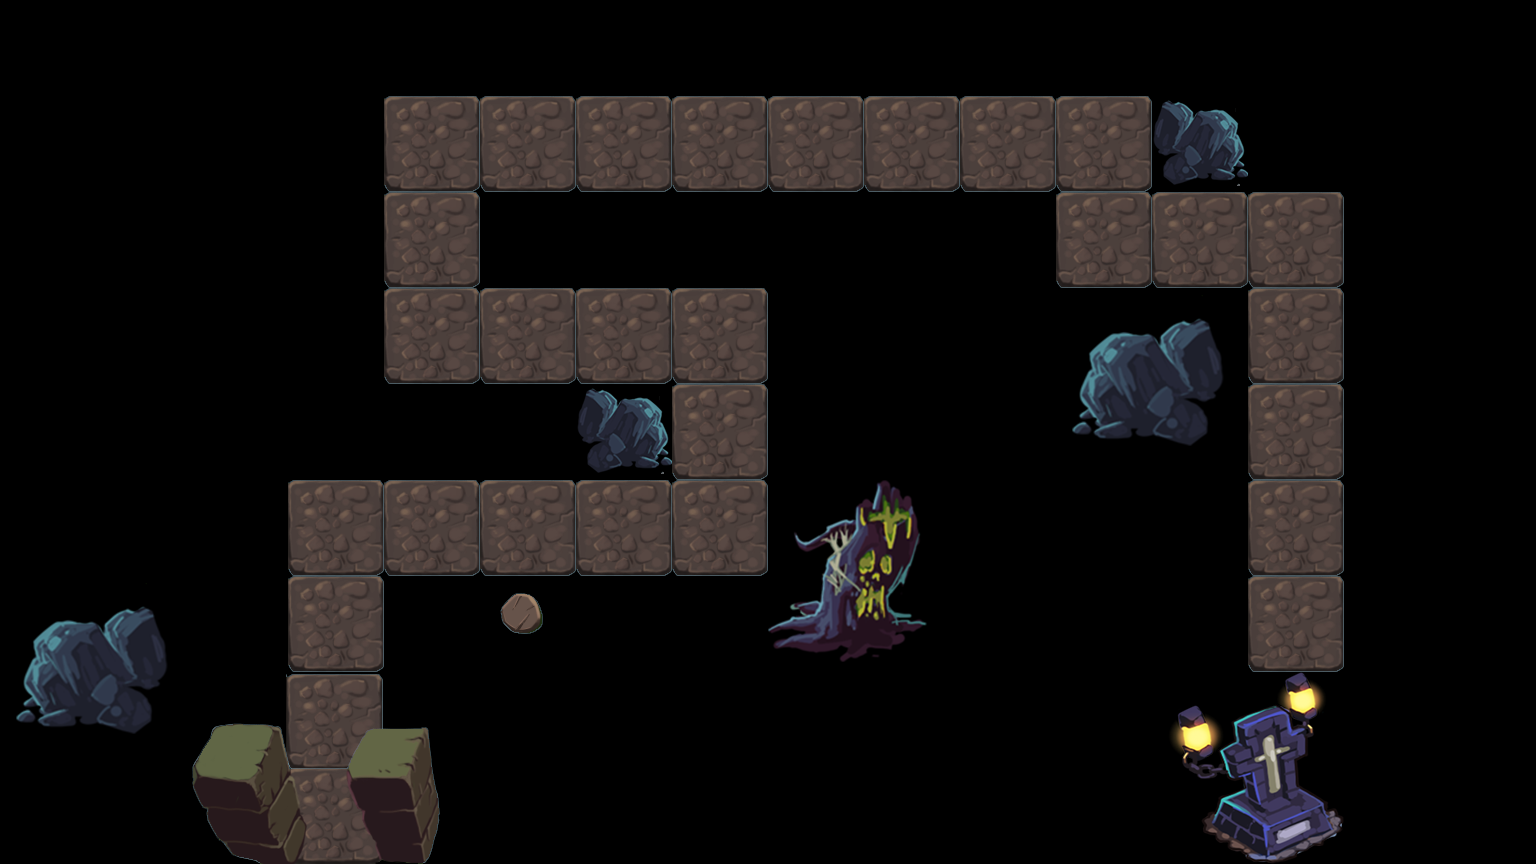

Rendered tile map (Tiled .tmx) drawn with the repository's tilesets; below, a short description and the map source with its tile grids summarised:
An orthogonal 16x9 tile map with 96x96 px tiles, 1 tile layer (bg) and 11 objects (0, 1, 2, 3, 4, ...).

<map version="1.0" orientation="orthogonal" width="16" height="9" tilewidth="96" tileheight="96">
 <tileset firstgid="1" name="tiles" tilewidth="96" tileheight="96">
  <image source="tiles.png" width="768" height="576" />
  <tile id="23">
   <properties>
    <property name="canTouch" value="1" />
   </properties>
  </tile>
 </tileset>
 <layer name="bg" width="16" height="9">
  <data>[144 cells, 144 non-empty, 23 distinct tile ids]</data>
 </layer>
 <objectgroup name="obj" width="16" height="9">
  <object name="0" x="327" y="810" />
  <object name="1" x="358" y="501" />
  <object name="2" x="745" y="495" />
  <object name="3" x="697" y="295" />
  <object name="4" x="415" y="304" />
  <object name="5" x="442" y="116" />
  <object name="6" x="1088" y="98" />
  <object name="7" x="1127" y="210" />
  <object name="8" x="1321" y="216" />
  <object name="9" x="1294" y="610" />
  <object name="10" x="1279" y="743" />
 </objectgroup>
</map>
